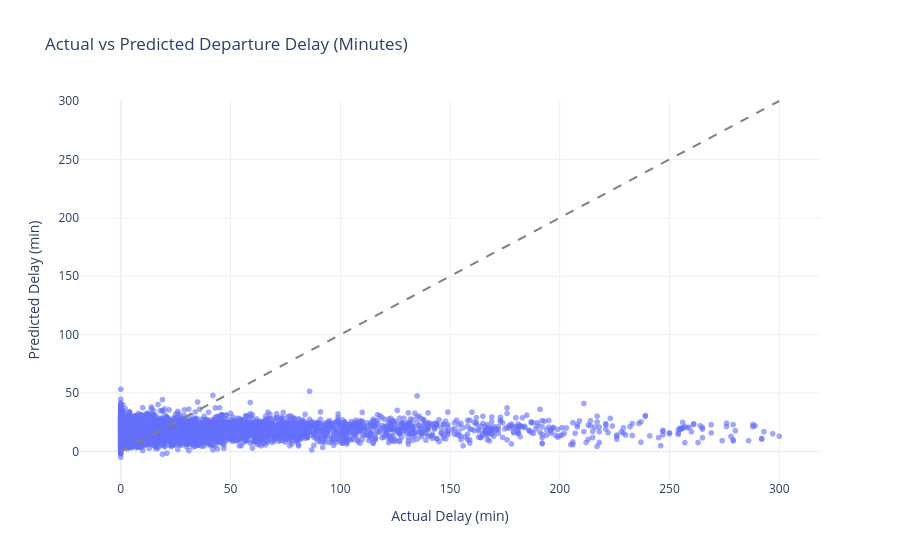

Here is the notebook cell this chart was saved with:
### Code cell
# --- Regression Model Visualization: Actual vs Predicted Delay (for PPT) ---

import plotly.express as px
from pyspark.sql import functions as F

# 1️ Collect a small sample of actual vs predicted values
pred_reg_sample = (
    pred_reg
      .select("DepDelayMinutes", "prediction")
      .filter(F.col("DepDelayMinutes") <= 300)  # limit extreme outliers (>5 hrs)
      .sample(False, 0.05, seed=42)             # 5% random sample for clarity
      .toPandas()
)

# 2️ Scatter plot: actual vs predicted
fig_scatter = px.scatter(
    pred_reg_sample,
    x="DepDelayMinutes",
    y="prediction",
    opacity=0.6,
    title="Actual vs Predicted Departure Delay (Minutes)",
    labels={
        "DepDelayMinutes": "Actual Delay (min)",
        "prediction": "Predicted Delay (min)"
    }
)

# 3️ Add a reference line (perfect prediction line)
fig_scatter.add_shape(
    type="line", x0=0, x1=300, y0=0, y1=300,
    line=dict(color="gray", dash="dash")
)

# 4️ Final formatting
fig_scatter.update_layout(template="plotly_white")
fig_scatter.show()

### Figure 1 — Plotly figure (JSON) as saved in the notebook; plotly's stock layout.template omitted (floating-point values rounded to 4 significant figures; data arrays with more than 128 entries replaced by an {"elided": "..."} marker saying what was removed)
{"data": [{"hovertemplate": "Actual Delay (min)=%{x}<br>Predicted Delay (min)=%{y}<extra></extra>", "legendgroup": "", "marker": {"color": "#636efa", "opacity": 0.6, "symbol": "circle"}, "mode": "markers", "name": "", "showlegend": false, "type": "scattergl", "x": {"elided": "17076 float values"}, "xaxis": "x", "y": {"elided": "17076 float values"}, "yaxis": "y"}], "layout": {"legend": {"tracegroupgap": 0}, "shapes": [{"line": {"color": "gray", "dash": "dash"}, "type": "line", "x0": 0, "x1": 300, "y0": 0, "y1": 300}], "title": {"text": "Actual vs Predicted Departure Delay (Minutes)"}, "xaxis": {"anchor": "y", "domain": [0, 1], "title": {"text": "Actual Delay (min)"}}, "yaxis": {"anchor": "x", "domain": [0, 1], "title": {"text": "Predicted Delay (min)"}}}}
